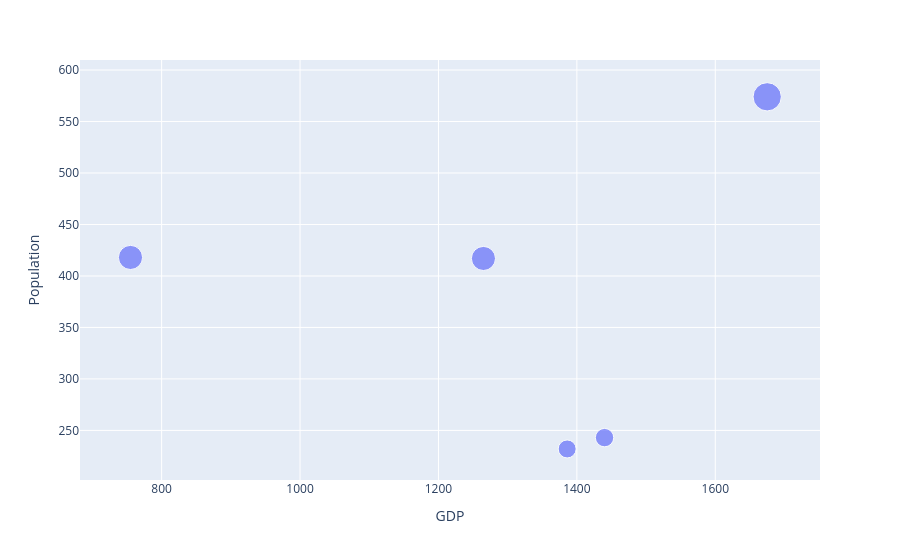

The cell this chart's notebook holds for it:
### Code cell
# 5

import plotly.express as px
import pandas as pd
import numpy as np

np.random.seed(25)
data = {
    'Country': ['USA', 'Canada', 'UK', 'Germany', 'France'],
    'Population': np.random.randint(100, 1000, 5),
    'GDP': np.random.randint(500, 2000, 5)
}
df = pd.DataFrame(data)

fig = px.scatter(df, x='GDP', y='Population', size='Population', hover_name='Country')
fig.show()

### Figure 1 — Plotly figure (JSON) as saved in the notebook; plotly's stock layout.template omitted (floating-point values rounded to 4 significant figures)
{"data": [{"hovertemplate": "<b>%{hovertext}</b><br><br>GDP=%{x}<br>Population=%{marker.size}<extra></extra>", "hovertext": ["USA", "Canada", "UK", "Germany", "France"], "legendgroup": "", "marker": {"color": "#636efa", "size": [232, 418, 574, 243, 417], "sizemode": "area", "sizeref": 1.435, "symbol": "circle"}, "mode": "markers", "name": "", "orientation": "v", "showlegend": false, "type": "scatter", "x": [1386, 755, 1675, 1440, 1265], "xaxis": "x", "y": [232, 418, 574, 243, 417], "yaxis": "y"}], "layout": {"legend": {"itemsizing": "constant", "tracegroupgap": 0}, "margin": {"t": 60}, "xaxis": {"anchor": "y", "domain": [0, 1], "title": {"text": "GDP"}}, "yaxis": {"anchor": "x", "domain": [0, 1], "title": {"text": "Population"}}}}
